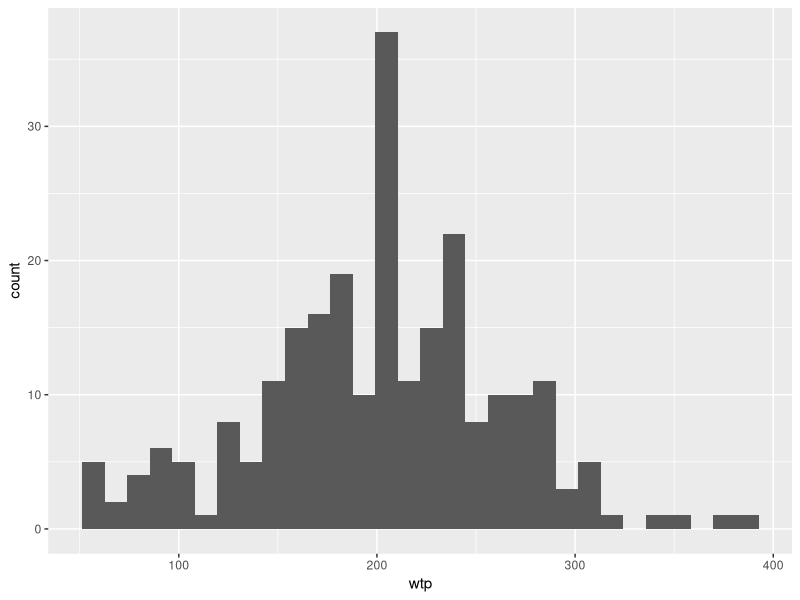
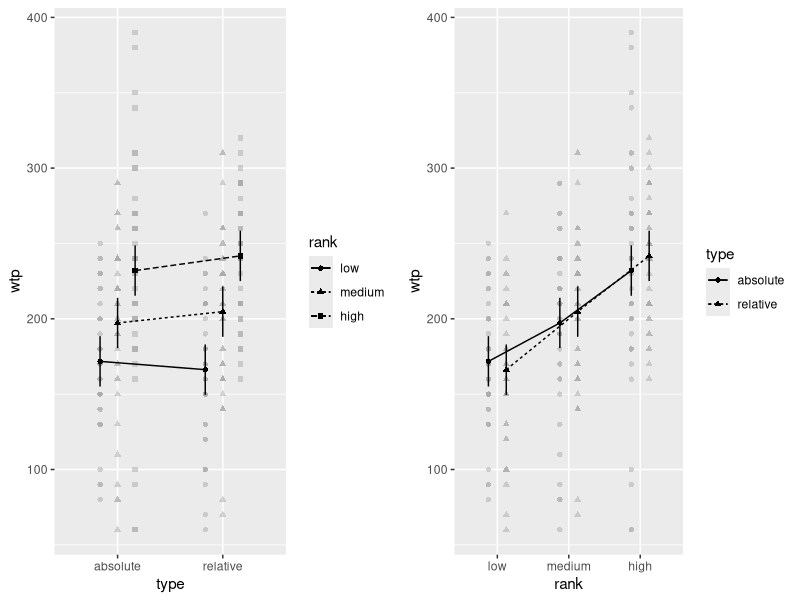
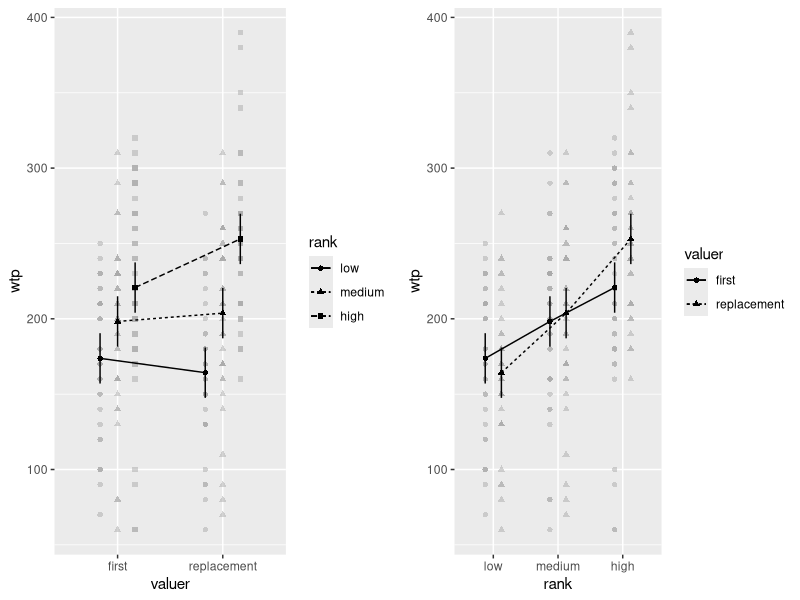
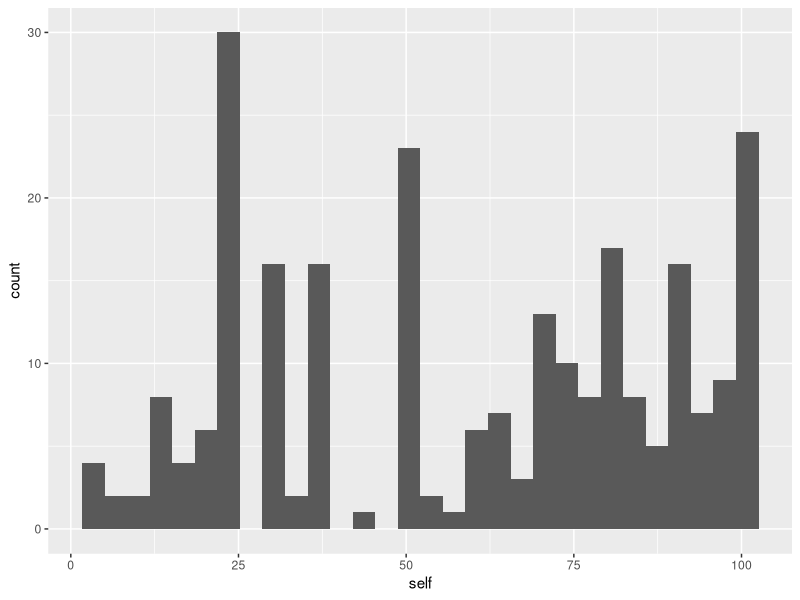
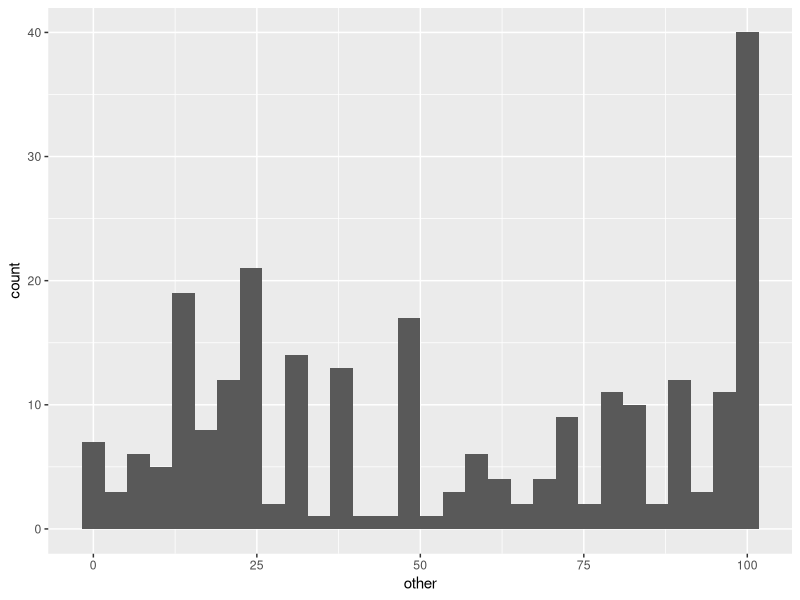
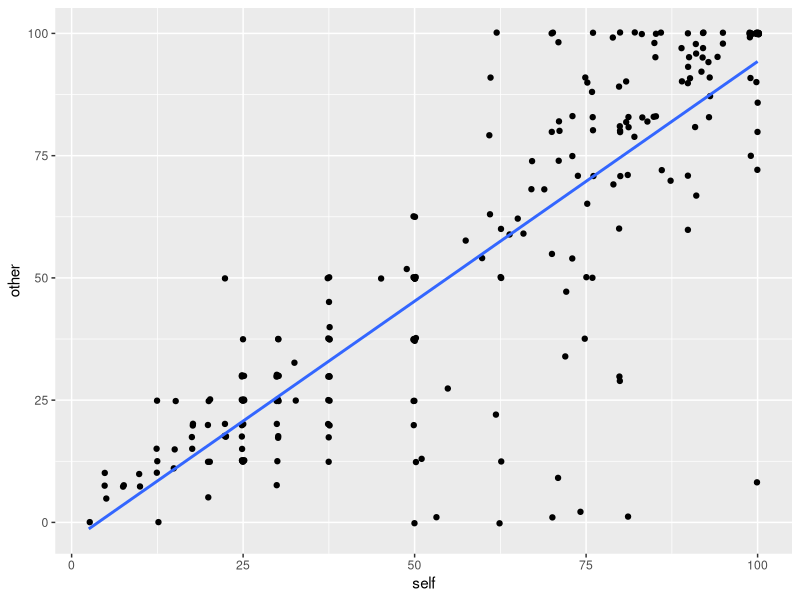
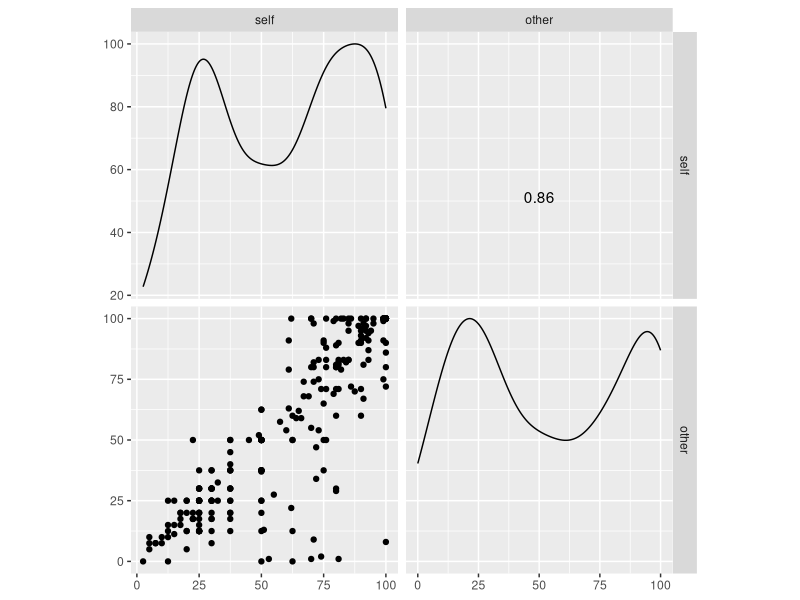
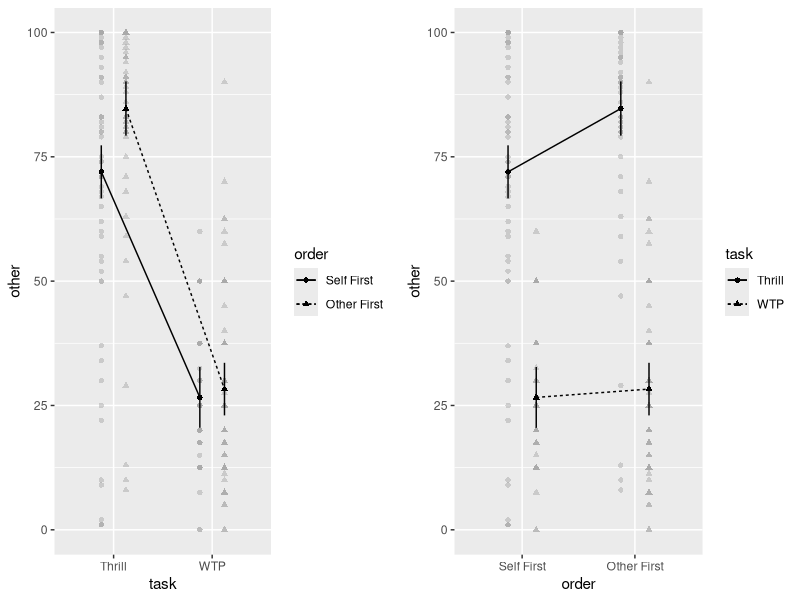

These charts were generated, in order, by the following R code:
library('tidyverse')
library('emmeans')
library('afex')
library('cowplot')


# PART 1
##data exploration
d1 <- read_csv('phones.csv')
head(d1)
d1 <- d1 %>% mutate(valuer=factor(valuer, levels=c('first','replacement')),
                    rank=factor(rank, levels=c('low','medium','high')),
                    type=factor(type, levels=c('absolute','relative')))
nrow(d1)
d1 %>% ggplot(aes(x=wtp)) + geom_histogram()
d1 %>% group_by(valuer) %>% summarise(n=n()) 
d1 %>% group_by(rank) %>% summarise(n=n())
d1 %>% group_by(type) %>% summarise(n=n())
d1 %>% group_by(rank,type) %>% summarise(n=n())
d1 %>% group_by(valuer,rank) %>%  summarise(n=n())
d1 %>% group_by(valuer,type) %>%  summarise(n=n())

##regression analysis

#### setting treatment contrasts for now
afex::set_treatment_contrasts()

### hypothesis: there exist interaction effects between type of rank and rank
### value in eliciting WTP. Further, the type of valuer may also affect WTP if 
### new phone is compared to old one (more interaction effects?)
l1 <- lm(wtp ~ type*rank + valuer*rank, d1)
summary(l1)
### the statistically significant effects are `rankhigh` the high ranked devices
### elicit 34 points higher WTP; and the interaction effect between high ranked 
### devices and valuers who are looking for a replacement device i.e, those
### looking for a replacement valued high ranked devices 46.6 points higher than
### first-time buyers implying that replacement buyers would accept higher prices.
### The statistically insignificant values follow the expected trends, except 
### that replacement buyers have 12 points lower of WTP than first time buyers 
### on average.

##visualization
##[insert animated graph showing relationships between variables]

##ANOVA testing
#### setting sum contrasts
afex::set_sum_contrasts()

a1 <- aov_car(wtp ~ type*rank + valuer*rank + Error(id), d1)
summary(a1)
### the ANOVA test shows us there is a significant difference between the rank 
### groups and the interaction affect between the type of valuer and rank; and 
### there is no statistically significant difference between the other groups

##visualization
p1 <- afex_plot(a1,'type','rank')
p2 <- afex_plot(a1,'rank','type')
pg1 <- plot_grid(p1,p2)
p3 <- afex_plot(a1,'valuer','rank')
p4 <- afex_plot(a1,'rank','valuer')
pg2 <- plot_grid(p3,p4)
pg1
pg2
### As the regression analysis showed, there is only a significant difference in
### in means between replacement valuers and high rank buyers. Otherwise, the 
### main determining factor when buying a new phone is the rank itself 
### regardless of type or valuer.

##follow-up tests
e1 <- emmeans(a1,c('type','rank'))
summary(e1)
### the highest mean comes from the high relative rank, but not that there is 
### not a large difference (not more than 10) between absolute and relative 
### ranks for each rank.

### test contrasts
con1 <- list(A_v_R = c(1/3,-1/3,1/3,-1/3,1/3,-1/3),
             L_v_E = c(1/2,1/2,rep(-1/4,4)),
             M_v_E = c(-1/4,-1/4,1/2,1/2,-1/4,-1/4),
             H_v_E = c(rep(-1/4,4),1/2,1/2))
contrast(e1,con1,adjust='holm')
### as expected only rank effects are statistically significant

e2 <- emmeans(a1,c('valuer','rank'))
summary(e2)
### like the ANOVA test suggests, only the replacement:high pair has a
### significant difference in means. Interestingly for low ranked devices, 
### replacement buyers value them less than first-time buyers. This suggests a 
### greater spread in WTP for replacement buyers than first-time buyers.
### [insert graph showing this]

### test contrasts
con2 <- list(F_v_R = c(1/3,-1/3,1/3,-1/3,1/3,-1/3),
             L_v_E = c(1/2,1/2,rep(-1/4,4)),
             M_v_E = c(-1/4,-1/4,1/2,1/2,-1/4,-1/4),
             H_v_E = c(rep(-1/4,4),1/2,1/2),
             Rh_v_Fh = c(rep(0,4),-1/2,1/2),
             Rh_v_E = c(rep(-1/5,5),1),
             Fl_v_Rl = c(1/2,-1/2,rep(0,4)))
contrast(e2,con2,adjust='holm')
### from the ANOVA visualization earlier, it looked like there might be a 
### difference between low ranked devices and type of valuers, however the 
### contrasts test shows us this is not statistically  significant.The contrasts
### test confirms that replacement buyers buying high rank devices report the 
### highest WTPs, 60.8 points greater than everybody else on average.
             


# PART 2
##data exploration
d2 <- read_csv('ride.csv')
head(d2)
d2 <- d2 %>% mutate(Task=factor(Task, levels=c('Thrill','WTP')),
                    Order=factor(Order, levels=c('Self First','Other First')))
d2 %>% filter(is.na(Task))
### there are missing values under Task, for Pid=(4,14,122,190,246) upon closer 
### examination, this is due to a misspelling of the word "Thrill" to "Thill"

### editing misspelled values
for (x in c(4,14,122,190,246)) {
  d2[d2$Pid==x,'Task'] <- as_factor('Thrill')
}
d2 %>% filter(is.na(Task))

### renaming columns because capitalization is annoying
d2 <- rename_with(d2, tolower)

nrow(d2)
d2 %>% group_by(task) %>% summarise(n=n())
d2 %>% group_by(order) %>% summarise(n=n())
d2 %>% group_by(task,order) %>% summarise(n=n())
d2 %>% ggplot(aes(x=self)) + geom_histogram()
d2 %>% ggplot(aes(x=other)) + geom_histogram()
d2 %>% ggplot(aes(x=self,y=other)) + geom_point(position='jitter') + geom_smooth(method='lm',se=F)

##regression analysis
#### setting treatment contrasts for now
afex::set_treatment_contrasts()

d2 %>% select(self,other) %>% GGally::ggscatmat()
### note the bimodal distribution of both `self` and `other` ratings, 
### participants tend to avoid giving median scores for either
l2 <- lm(other ~ self,d2)
summary(l2)
l3 <- lm(other ~ task*self + order,d2)
summary(l3)
### There is almost a 1:1 relationship between how much a participant rates 
### their own experience and how they expect others to enjoy the same experience.
### Further, those who rate other's experience first rate it 5 points higher than
### when they rate themselves' first on average. Further, there seems to be
### statistically significant interaction effects between `taskWTP` and `self`.

##follow-up tests
e3 <- emtrends(l3,'task','self')
summary(e3)
### we can see that the slope of `self` decreases by 0.4 when participants are 
### in the WTP group.

e4 <- emmeans(l3,'task',self=mean(d2$self))
summary(e4)
### the WTP group also has a lower intercept than the Thrill group

##ANOVA Testing
#### set sum contrasts
afex::set_sum_contrasts()
a2 <- aov_car(other ~ task*order + Error(pid), d2)
summary(a2)
p5 <- afex_plot(a2,'task','order')
p6 <- afex_plot(a2,'order','task')
plot_grid(p5,p6)

##follow-up tests
e5 <- emmeans(a2,c('task','order'))
summary(e5)

con3 <- list(T_v_W=c(1/2,-1/2,1/2,-1/2),
             S_v_O=c(1/2,1/2,-1/2,-1/2))
contrast(e5,con3,adjust='holm')
